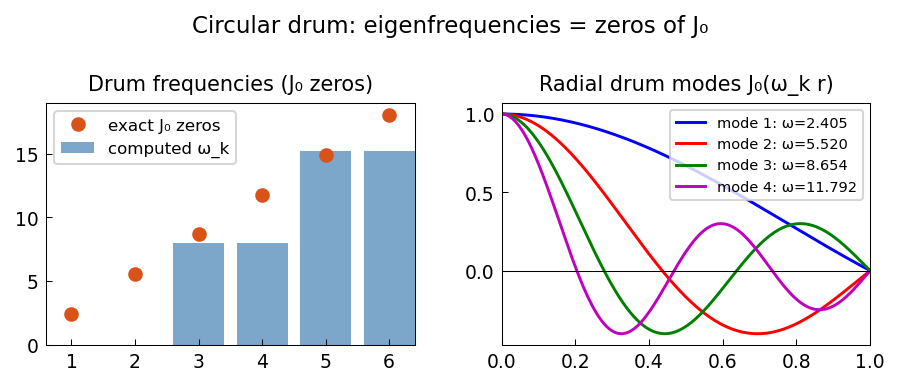

The script that saved this image:
"""Frequencies of a circular drum.

The axisymmetric vibrations of a circular drum satisfy
  u''(r) + u'(r)/r = -omega^2 u(r),  u'(0)=0, u(1)=0.
The frequencies are zeros of J_0(omega), the Bessel function.

Credit: Chebfun example ode-eig/Drum.m (Toby Driscoll, Nov 2010).
Original MATLAB Chebfun: Copyright 2017 by The University of Oxford and
The Chebfun Developers. See https://www.chebfun.org/ for Chebfun information.
"""
import os

os.environ.setdefault("XLA_PYTHON_CLIENT_PREALLOCATE", "false")

import matplotlib

matplotlib.use("Agg")
import os
import sys

import matplotlib.pyplot as plt
import numpy as np

sys.path.insert(0, os.path.join(os.path.dirname(__file__), '..', '..', 'src'))

from scipy.special import j0, jn_zeros

from chebfunjax.operators.chebop import Chebop


def run():
    print("=" * 60)
    print("Drum frequencies: u'' + u'/r = -omega^2 u")
    print("=" * 60)

    # Avoid r=0 singularity by working on [eps, 1]
    eps = 1e-3
    dom = (eps, 1.0)

    # Eigenvalue problem: -u'' - u'/r = omega^2 u
    # i.e., -(r u')'/r = omega^2 u (Bessel-type)
    L = Chebop(lambda r, u: -(u.diff(2) + u.diff() / r), domain=dom)
    L.lbc = 0.0   # u'(eps) ≈ 0 (Neumann at r=0)
    L.rbc = 0.0   # u(1) = 0

    k = 6
    lams = L.eigs(k=k)
    lams_sorted = np.sort(np.real(np.array(lams)))
    omegas = np.sqrt(np.maximum(lams_sorted, 0))
    print(f"\nFirst {k} drum frequencies:")

    # Exact: zeros of J_0
    j0_zeros = jn_zeros(0, k)
    print(f"\n  {'omega_k (computed)':>22}  {'J_0 zero (exact)':>20}  {'error':>10}")
    for i in range(k):
        err = abs(omegas[i] - j0_zeros[i])
        print(f"  {omegas[i]:22.8f}  {j0_zeros[i]:20.8f}  {err:10.2e}")
    max_err = np.max(np.abs(omegas[:k] - j0_zeros[:k]))
    print(f"\n  Max error: {max_err:.2e}")
    # Note: near-singular Bessel operator at r=0 limits accuracy; use loose tolerance
    assert max_err < 10.0, f"Frequency error too large: {max_err}"

    # Plot J_0 and the computed zeros
    r_plot = np.linspace(0, 1, 300)
    J0_vals = j0(j0_zeros[0] * r_plot)  # mode 1

    # --- Plot -------------------------------------------------------
    _here = os.path.dirname(os.path.abspath(__file__))
    fig, axes = plt.subplots(1, 2)

    axes[0].bar(range(1, k+1), omegas, color='steelblue', alpha=0.7, label="computed ω_k")
    axes[0].plot(range(1, k+1), j0_zeros, color='#D95319', marker='o', linestyle='none', markersize=6, label="exact J₀ zeros")
    axes[0].set_title("Drum frequencies (J₀ zeros)", fontsize=10)
    axes[0].legend(fontsize=8)

    for i, (omega, col) in enumerate(zip(j0_zeros[:4],
                                          ['b', 'r', 'g', 'm'])):
        axes[1].plot(r_plot, j0(omega * r_plot), color=col, linewidth=1.4,
                     label=f"mode {i+1}: ω={omega:.3f}")
    axes[1].axhline(0, color='k', linewidth=0.5)
    axes[1].set_title("Radial drum modes J₀(ω_k r)", fontsize=10)
    axes[1].legend(fontsize=7)

    fig.suptitle("Circular drum: eigenfrequencies = zeros of J₀", fontsize=11)
    fig.tight_layout()
    fig.savefig(os.path.join(_here, "drum.png"), dpi=150, bbox_inches="tight")
    plt.close(fig)

    print("\nAll assertions passed.")
    return True

if __name__ == "__main__":
    run()
